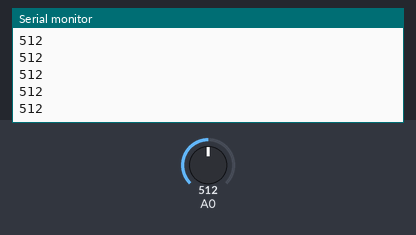
Bench run of a sketch on a simulated Arduino Uno, built with avr-gcc and run on an emulated ATmega328P. Parts: the last lines printed to the serial monitor. Inputs (shaded band) come from the test bench; at power-on: A0 = 512.

Above: at 1.2 s.
1.3 s: A0 set to 716
At 1.31 s:
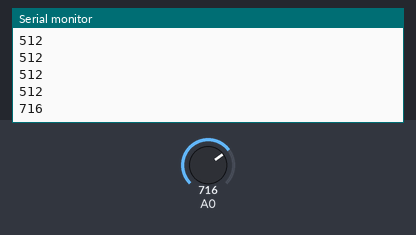
2.8 s: A0 set to 900
At 2.81 s:
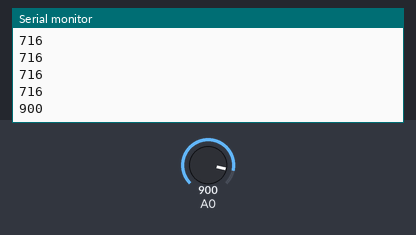
Timing chart, 0 to 5.8 s (numbered marks = the images above; inputs shaded):
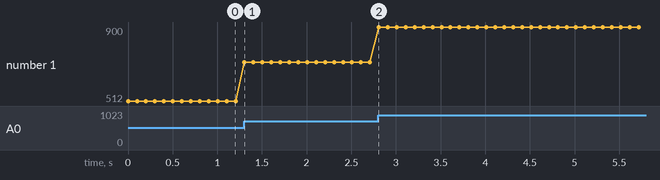

The sketch:

Les2_Sensor+ExtraTerminal-INO-Bestand.ino
```cpp
int sensorValue = 0; // Dit maakt een variable met de naam sensorValue en de waarde 0, int betekent integer en is een geheel getal van 16 bits.
void setup() {
Serial.begin(9600); // Opent een communicatiepoort met de computer zodat je data kunt sturen en ontvangen, 9600 is de snelheid, het is belangrijk dat je ontvangstsnelheid hetzelfde is.
}
void loop() {
sensorValue = analogRead(A0); // Leest de waarde van pin A0 en stopt die in de variabele met de naam sensorValue
Serial.println(sensorValue); // Print de waarde van sensorValue via de seriële monitor (de communicatiepoort) op het scherm van je computer.
delay(100); // Wacht 100 miliseconden, 0,1 sec
}
```

Measured:
- after the input at 1.3 s, the serial monitor: prints a new line at once (image 1)
- after the input at 2.8 s, the serial monitor: prints a new line at once (image 2)
- plotted number 1: 512 → 716 after the input at 1.3 s, 716 → 900 after the input at 2.8 s
